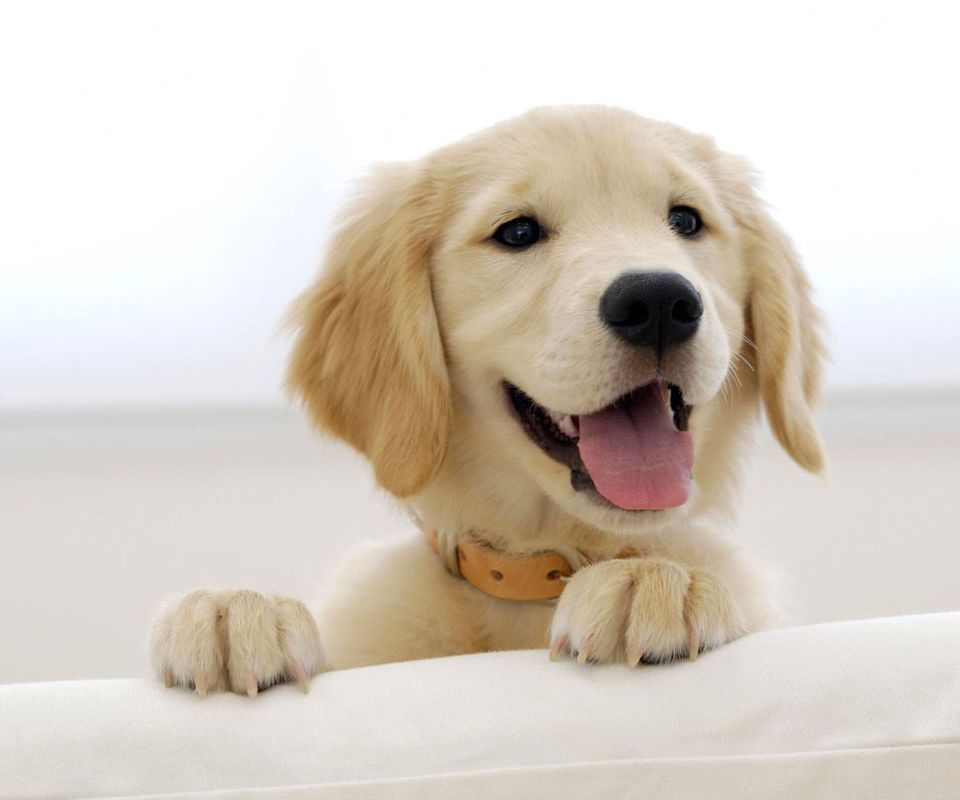
#> input picture src/image/dog.jpg, 960 x 800 px
$ python useMatplotlib.py
#> lines starting #> are read from the running program, lines starting #| are printed output that depends on the picture
#coding=utf-8
import Image
from pylab import *
#1、绘制图像、点、线==================================
#读取图像到数组中
# im=array(Image.open('../image/dog.jpg'))
# #用图像数组创建窗口
# imshow(im)
# #创建表示点坐标的列表
# x=[100,100,400,400]
# y=[200,500,200,500]
# #使用红色*标记绘制4个点
# plot(x,y,"r.")
# #绘制连接前两个点的直线
# plot(x[:2],y[:2],'ks:')
# #给窗口添加标题
# title('Plotting:dog.jpg')
# #不显示坐标轴
# axis('off')
# #显示窗口
# show()

#2、绘制轮廓图、直方图====================================================
im=array(Image.open('../image/dog.jpg').convert('L'))
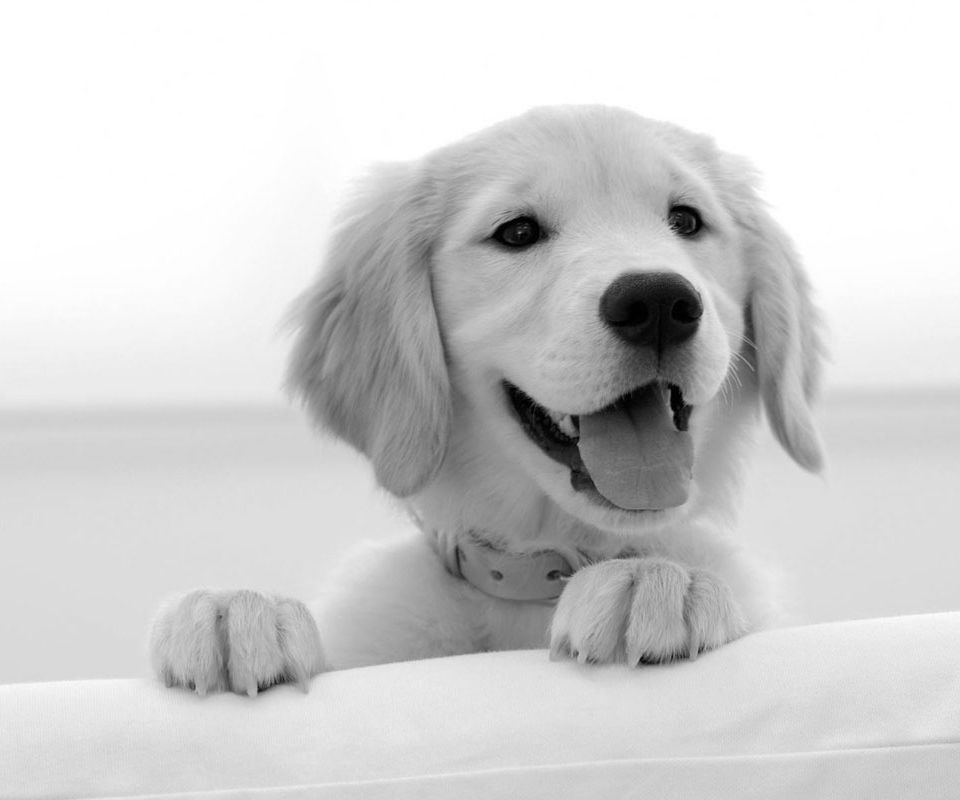
#> im: shape (800, 960); min 0, max 255, mean 208.3
#初始化一个窗口
figure()
#将此窗口设置为灰度
gray()
#对im中每一个点施加相同阈值，然后绘制轮廓
contour(im,origin='image')
axis('equal')
axis('off')

#初始化第二个窗口
figure()
#flatten：将任意数组按照行优先准则转换成一维数组，
#hist:绘制一维数组的直方图，表示图像中的像素分布情况
hist(im.flatten(),128)
show()
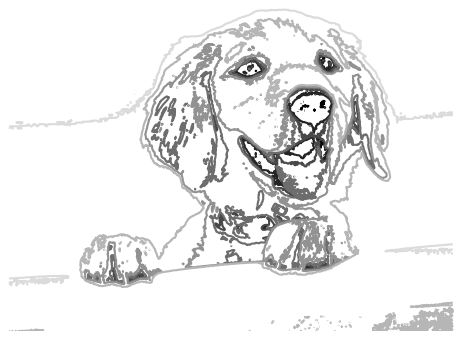
#> figure drawn by matplotlib, 1 panel
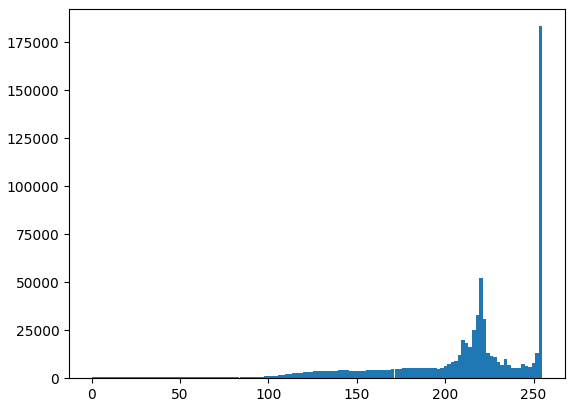
#> figure drawn by matplotlib, 1 panel; tallest bar 183360 high, from x = 253 to 255
# [7 lines of commented-out code are left out]
